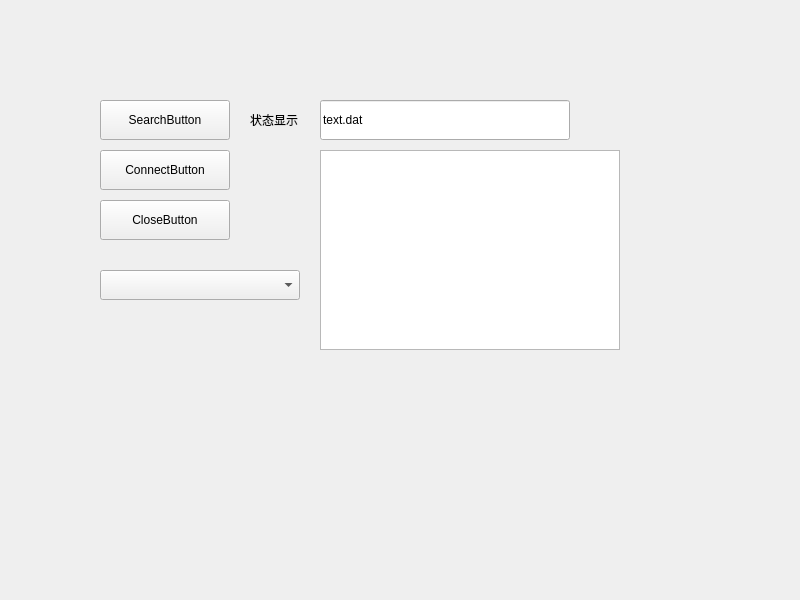
<?xml version="1.0" encoding="UTF-8"?>
<ui version="4.0">
 <class>Widget</class>
 <widget class="QWidget" name="Widget">
  <property name="geometry">
   <rect>
    <x>0</x>
    <y>0</y>
    <width>800</width>
    <height>600</height>
   </rect>
  </property>
  <property name="windowTitle">
   <string>USB传输工具</string>
  </property>
  <widget class="QPushButton" name="SearchButton">
   <property name="geometry">
    <rect>
     <x>100</x>
     <y>100</y>
     <width>130</width>
     <height>40</height>
    </rect>
   </property>
   <property name="text">
    <string>SearchButton</string>
   </property>
  </widget>
  <widget class="QComboBox" name="comboBox">
   <property name="geometry">
    <rect>
     <x>100</x>
     <y>270</y>
     <width>200</width>
     <height>30</height>
    </rect>
   </property>
  </widget>
  <widget class="QLabel" name="label">
   <property name="geometry">
    <rect>
     <x>250</x>
     <y>110</y>
     <width>60</width>
     <height>20</height>
    </rect>
   </property>
   <property name="text">
    <string>状态显示</string>
   </property>
  </widget>
  <widget class="QTextBrowser" name="textBrowser">
   <property name="geometry">
    <rect>
     <x>320</x>
     <y>150</y>
     <width>300</width>
     <height>200</height>
    </rect>
   </property>
  </widget>
  <widget class="QPushButton" name="ConnectButton">
   <property name="geometry">
    <rect>
     <x>100</x>
     <y>150</y>
     <width>130</width>
     <height>40</height>
    </rect>
   </property>
   <property name="text">
    <string>ConnectButton</string>
   </property>
  </widget>
  <widget class="QPushButton" name="CloseButton">
   <property name="geometry">
    <rect>
     <x>100</x>
     <y>200</y>
     <width>130</width>
     <height>40</height>
    </rect>
   </property>
   <property name="text">
    <string>CloseButton</string>
   </property>
  </widget>
  <widget class="QLineEdit" name="PathEdit">
   <property name="geometry">
    <rect>
     <x>320</x>
     <y>100</y>
     <width>250</width>
     <height>40</height>
    </rect>
   </property>
   <property name="text">
    <string>text.dat</string>
   </property>
  </widget>
 </widget>
 <resources/>
 <connections/>
</ui>
